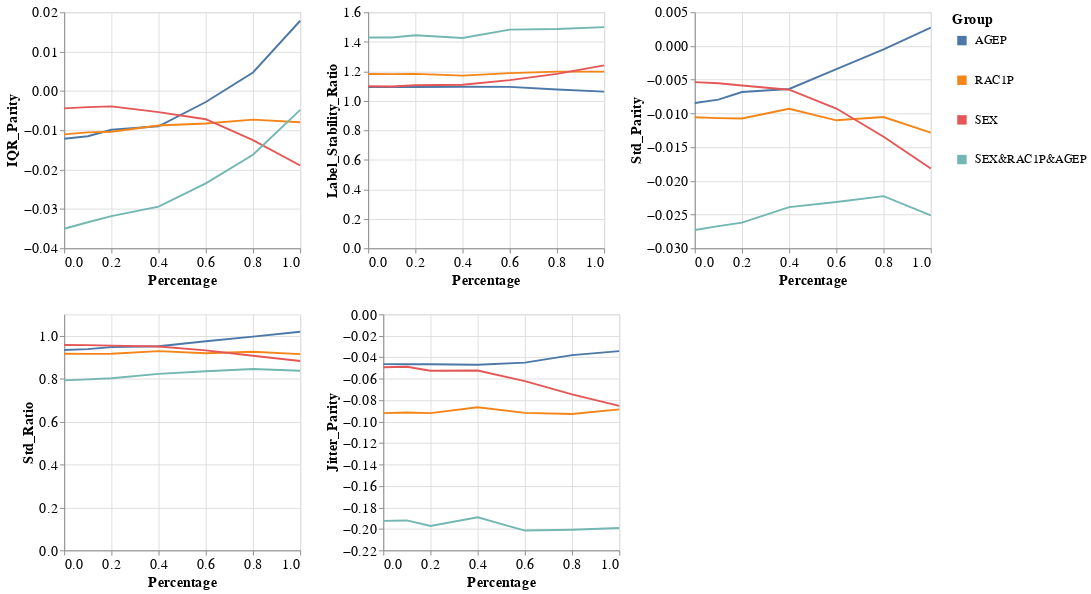

Notebook cell for this chart:
### Markdown cell above
### Group metrics per dataset and model

### Code cell
visualizer.create_groups_grid_pct_lines_plot(model_name=MODEL_NAMES[0],
                                             target_preprocessing_technique=PREPROCESSING_TECHNIQUES[0],
                                             group_metrics_type='variance')

### Figure 1 — Vega-Lite specification as saved in the notebook (floating-point values rounded to 4 significant figures)
{"config": {"view": {"continuousWidth": 400, "continuousHeight": 300}, "axis": {"labelFontSize": 15, "titleFontSize": 15}, "legend": {"labelFontSize": 13, "symbolStrokeWidth": 10, "titleFontSize": 15}}, "vconcat": [{"hconcat": [{"mark": "line", "encoding": {"color": {"field": "Group", "type": "nominal"}, "x": {"field": "Percentage", "type": "quantitative"}, "y": {"field": "Metric_Value", "title": "IQR_Parity", "type": "quantitative"}}, "height": 250, "width": 250}, {"data": {"name": "data-5ef3086dd2d9f90bd23da372da6120f4"}, "mark": "line", "encoding": {"color": {"field": "Group", "type": "nominal"}, "x": {"field": "Percentage", "type": "quantitative"}, "y": {"field": "Metric_Value", "title": "Label_Stability_Ratio", "type": "quantitative"}}, "height": 250, "width": 250}, {"data": {"name": "data-884fbcfad96b63c2077f859258160abf"}, "mark": "line", "encoding": {"color": {"field": "Group", "type": "nominal"}, "x": {"field": "Percentage", "type": "quantitative"}, "y": {"field": "Metric_Value", "title": "Std_Parity", "type": "quantitative"}}, "height": 250, "width": 250}]}, {"hconcat": [{"mark": "line", "encoding": {"color": {"field": "Group", "type": "nominal"}, "x": {"field": "Percentage", "type": "quantitative"}, "y": {"field": "Metric_Value", "title": "Std_Ratio", "type": "quantitative"}}, "height": 250, "width": 250}, {"data": {"name": "data-63a9b66576bee26c0d015ebdc32e145e"}, "mark": "line", "encoding": {"color": {"field": "Group", "type": "nominal"}, "x": {"field": "Percentage", "type": "quantitative"}, "y": {"field": "Metric_Value", "title": "Jitter_Parity", "type": "quantitative"}}, "height": 250, "width": 250}], "data": {"name": "data-42c7d3b0e705a1d96fb1adef1f6ba784"}}], "data": {"name": "data-ee67e9a85585a13be9dfeac679ce5e21"}, "$schema": "https://vega.github.io/schema/vega-lite/v4.17.0.json", "datasets": {"data-ee67e9a85585a13be9dfeac679ce5e21": [{"Model_Name": "DecisionTreeClassifier", "Metric": "IQR_Parity", "Group": "AGEP", "Metric_Value": -0.01214, "Percentage": 0.0}, {"Model_Name": "DecisionTreeClassifier", "Metric": "IQR_Parity", "Group": "RAC1P", "Metric_Value": -0.01104, "Percentage": 0.0}, {"Model_Name": "DecisionTreeClassifier", "Metric": "IQR_Parity", "Group": "SEX", "Metric_Value": -0.004422, "Percentage": 0.0}, {"Model_Name": "DecisionTreeClassifier", "Metric": "IQR_Parity", "Group": "SEX&RAC1P&AGEP", "Metric_Value": -0.03504, "Percentage": 0.0}, {"Model_Name": "DecisionTreeClassifier", "Metric": "IQR_Parity", "Group": "AGEP", "Metric_Value": -0.01151, "Percentage": 0.1}, {"Model_Name": "DecisionTreeClassifier", "Metric": "IQR_Parity", "Group": "RAC1P", "Metric_Value": -0.01053, "Percentage": 0.1}, {"Model_Name": "DecisionTreeClassifier", "Metric": "IQR_Parity", "Group": "SEX", "Metric_Value": -0.004109, "Percentage": 0.1}, {"Model_Name": "DecisionTreeClassifier", "Metric": "IQR_Parity", "Group": "SEX&RAC1P&AGEP", "Metric_Value": -0.03338, "Percentage": 0.1}, {"Model_Name": "DecisionTreeClassifier", "Metric": "IQR_Parity", "Group": "AGEP", "Metric_Value": -0.009859, "Percentage": 0.2}, {"Model_Name": "DecisionTreeClassifier", "Metric": "IQR_Parity", "Group": "RAC1P", "Metric_Value": -0.01038, "Percentage": 0.2}, {"Model_Name": "DecisionTreeClassifier", "Metric": "IQR_Parity", "Group": "SEX", "Metric_Value": -0.003929, "Percentage": 0.2}, {"Model_Name": "DecisionTreeClassifier", "Metric": "IQR_Parity", "Group": "SEX&RAC1P&AGEP", "Metric_Value": -0.03183, "Percentage": 0.2}, {"Model_Name": "DecisionTreeClassifier", "Metric": "IQR_Parity", "Group": "AGEP", "Metric_Value": -0.008993, "Percentage": 0.4}, {"Model_Name": "DecisionTreeClassifier", "Metric": "IQR_Parity", "Group": "RAC1P", "Metric_Value": -0.008801, "Percentage": 0.4}, {"Model_Name": "DecisionTreeClassifier", "Metric": "IQR_Parity", "Group": "SEX", "Metric_Value": -0.005398, "Percentage": 0.4}, {"Model_Name": "DecisionTreeClassifier", "Metric": "IQR_Parity", "Group": "SEX&RAC1P&AGEP", "Metric_Value": -0.02942, "Percentage": 0.4}, {"Model_Name": "DecisionTreeClassifier", "Metric": "IQR_Parity", "Group": "AGEP", "Metric_Value": -0.002824, "Percentage": 0.6}, {"Model_Name": "DecisionTreeClassifier", "Metric": "IQR_Parity", "Group": "RAC1P", "Metric_Value": -0.008287, "Percentage": 0.6}, {"Model_Name": "DecisionTreeClassifier", "Metric": "IQR_Parity", "Group": "SEX", "Metric_Value": -0.00719, "Percentage": 0.6}, {"Model_Name": "DecisionTreeClassifier", "Metric": "IQR_Parity", "Group": "SEX&RAC1P&AGEP", "Metric_Value": -0.02351, "Percentage": 0.6}, {"Model_Name": "DecisionTreeClassifier", "Metric": "IQR_Parity", "Group": "AGEP", "Metric_Value": 0.004692, "Percentage": 0.8}, {"Model_Name": "DecisionTreeClassifier", "Metric": "IQR_Parity", "Group": "RAC1P", "Metric_Value": -0.00729, "Percentage": 0.8}, {"Model_Name": "DecisionTreeClassifier", "Metric": "IQR_Parity", "Group": "SEX", "Metric_Value": -0.01249, "Percentage": 0.8}, {"Model_Name": "DecisionTreeClassifier", "Metric": "IQR_Parity", "Group": "SEX&RAC1P&AGEP", "Metric_Value": -0.01622, "Percentage": 0.8}, {"Model_Name": "DecisionTreeClassifier", "Metric": "IQR_Parity", "Group": "AGEP", "Metric_Value": 0.01784, "Percentage": 1.0}, {"Model_Name": "DecisionTreeClassifier", "Metric": "IQR_Parity", "Group": "RAC1P", "Metric_Value": -0.007966, "Percentage": 1.0}, {"Model_Name": "DecisionTreeClassifier", "Metric": "IQR_Parity", "Group": "SEX", "Metric_Value": -0.01896, "Percentage": 1.0}, {"Model_Name": "DecisionTreeClassifier", "Metric": "IQR_Parity", "Group": "SEX&RAC1P&AGEP", "Metric_Value": -0.004802, "Percentage": 1.0}], "data-5ef3086dd2d9f90bd23da372da6120f4": [{"Model_Name": "DecisionTreeClassifier", "Metric": "Label_Stability_Ratio", "Group": "AGEP", "Metric_Value": 1.092, "Percentage": 0.0}, {"Model_Name": "DecisionTreeClassifier", "Metric": "Label_Stability_Ratio", "Group": "RAC1P", "Metric_Value": 1.182, "Percentage": 0.0}, {"Model_Name": "DecisionTreeClassifier", "Metric": "Label_Stability_Ratio", "Group": "SEX", "Metric_Value": 1.098, "Percentage": 0.0}, {"Model_Name": "DecisionTreeClassifier", "Metric": "Label_Stability_Ratio", "Group": "SEX&RAC1P&AGEP", "Metric_Value": 1.429, "Percentage": 0.0}, {"Model_Name": "DecisionTreeClassifier", "Metric": "Label_Stability_Ratio", "Group": "AGEP", "Metric_Value": 1.094, "Percentage": 0.1}, {"Model_Name": "DecisionTreeClassifier", "Metric": "Label_Stability_Ratio", "Group": "RAC1P", "Metric_Value": 1.181, "Percentage": 0.1}, {"Model_Name": "DecisionTreeClassifier", "Metric": "Label_Stability_Ratio", "Group": "SEX", "Metric_Value": 1.096, "Percentage": 0.1}, {"Model_Name": "DecisionTreeClassifier", "Metric": "Label_Stability_Ratio", "Group": "SEX&RAC1P&AGEP", "Metric_Value": 1.429, "Percentage": 0.1}, {"Model_Name": "DecisionTreeClassifier", "Metric": "Label_Stability_Ratio", "Group": "AGEP", "Metric_Value": 1.093, "Percentage": 0.2}, {"Model_Name": "DecisionTreeClassifier", "Metric": "Label_Stability_Ratio", "Group": "RAC1P", "Metric_Value": 1.182, "Percentage": 0.2}, {"Model_Name": "DecisionTreeClassifier", "Metric": "Label_Stability_Ratio", "Group": "SEX", "Metric_Value": 1.106, "Percentage": 0.2}, {"Model_Name": "DecisionTreeClassifier", "Metric": "Label_Stability_Ratio", "Group": "SEX&RAC1P&AGEP", "Metric_Value": 1.444, "Percentage": 0.2}, {"Model_Name": "DecisionTreeClassifier", "Metric": "Label_Stability_Ratio", "Group": "AGEP", "Metric_Value": 1.095, "Percentage": 0.4}, {"Model_Name": "DecisionTreeClassifier", "Metric": "Label_Stability_Ratio", "Group": "RAC1P", "Metric_Value": 1.17, "Percentage": 0.4}, {"Model_Name": "DecisionTreeClassifier", "Metric": "Label_Stability_Ratio", "Group": "SEX", "Metric_Value": 1.109, "Percentage": 0.4}, {"Model_Name": "DecisionTreeClassifier", "Metric": "Label_Stability_Ratio", "Group": "SEX&RAC1P&AGEP", "Metric_Value": 1.425, "Percentage": 0.4}, {"Model_Name": "DecisionTreeClassifier", "Metric": "Label_Stability_Ratio", "Group": "AGEP", "Metric_Value": 1.094, "Percentage": 0.6}, {"Model_Name": "DecisionTreeClassifier", "Metric": "Label_Stability_Ratio", "Group": "RAC1P", "Metric_Value": 1.187, "Percentage": 0.6}, {"Model_Name": "DecisionTreeClassifier", "Metric": "Label_Stability_Ratio", "Group": "SEX", "Metric_Value": 1.14, "Percentage": 0.6}, {"Model_Name": "DecisionTreeClassifier", "Metric": "Label_Stability_Ratio", "Group": "SEX&RAC1P&AGEP", "Metric_Value": 1.483, "Percentage": 0.6}, {"Model_Name": "DecisionTreeClassifier", "Metric": "Label_Stability_Ratio", "Group": "AGEP", "Metric_Value": 1.076, "Percentage": 0.8}, {"Model_Name": "DecisionTreeClassifier", "Metric": "Label_Stability_Ratio", "Group": "RAC1P", "Metric_Value": 1.198, "Percentage": 0.8}, {"Model_Name": "DecisionTreeClassifier", "Metric": "Label_Stability_Ratio", "Group": "SEX", "Metric_Value": 1.183, "Percentage": 0.8}, {"Model_Name": "DecisionTreeClassifier", "Metric": "Label_Stability_Ratio", "Group": "SEX&RAC1P&AGEP", "Metric_Value": 1.487, "Percentage": 0.8}, {"Model_Name": "DecisionTreeClassifier", "Metric": "Label_Stability_Ratio", "Group": "AGEP", "Metric_Value": 1.062, "Percentage": 1.0}, {"Model_Name": "DecisionTreeClassifier", "Metric": "Label_Stability_Ratio", "Group": "RAC1P", "Metric_Value": 1.197, "Percentage": 1.0}, {"Model_Name": "DecisionTreeClassifier", "Metric": "Label_Stability_Ratio", "Group": "SEX", "Metric_Value": 1.24, "Percentage": 1.0}, {"Model_Name": "DecisionTreeClassifier", "Metric": "Label_Stability_Ratio", "Group": "SEX&RAC1P&AGEP", "Metric_Value": 1.499, "Percentage": 1.0}], "data-884fbcfad96b63c2077f859258160abf": [{"Model_Name": "DecisionTreeClassifier", "Metric": "Std_Parity", "Group": "AGEP", "Metric_Value": -0.008457, "Percentage": 0.0}, {"Model_Name": "DecisionTreeClassifier", "Metric": "Std_Parity", "Group": "RAC1P", "Metric_Value": -0.01057, "Percentage": 0.0}, {"Model_Name": "DecisionTreeClassifier", "Metric": "Std_Parity", "Group": "SEX", "Metric_Value": -0.005365, "Percentage": 0.0}, {"Model_Name": "DecisionTreeClassifier", "Metric": "Std_Parity", "Group": "SEX&RAC1P&AGEP", "Metric_Value": -0.02729, "Percentage": 0.0}, {"Model_Name": "DecisionTreeClassifier", "Metric": "Std_Parity", "Group": "AGEP", "Metric_Value": -0.007966, "Percentage": 0.1}, {"Model_Name": "DecisionTreeClassifier", "Metric": "Std_Parity", "Group": "RAC1P", "Metric_Value": -0.01069, "Percentage": 0.1}, {"Model_Name": "DecisionTreeClassifier", "Metric": "Std_Parity", "Group": "SEX", "Metric_Value": -0.005521, "Percentage": 0.1}, {"Model_Name": "DecisionTreeClassifier", "Metric": "Std_Parity", "Group": "SEX&RAC1P&AGEP", "Metric_Value": -0.02672, "Percentage": 0.1}, {"Model_Name": "DecisionTreeClassifier", "Metric": "Std_Parity", "Group": "AGEP", "Metric_Value": -0.00683, "Percentage": 0.2}, {"Model_Name": "DecisionTreeClassifier", "Metric": "Std_Parity", "Group": "RAC1P", "Metric_Value": -0.01075, "Percentage": 0.2}, {"Model_Name": "DecisionTreeClassifier", "Metric": "Std_Parity", "Group": "SEX", "Metric_Value": -0.005856, "Percentage": 0.2}, {"Model_Name": "DecisionTreeClassifier", "Metric": "Std_Parity", "Group": "SEX&RAC1P&AGEP", "Metric_Value": -0.0262, "Percentage": 0.2}, {"Model_Name": "DecisionTreeClassifier", "Metric": "Std_Parity", "Group": "AGEP", "Metric_Value": -0.006377, "Percentage": 0.4}, {"Model_Name": "DecisionTreeClassifier", "Metric": "Std_Parity", "Group": "RAC1P", "Metric_Value": -0.00931, "Percentage": 0.4}, {"Model_Name": "DecisionTreeClassifier", "Metric": "Std_Parity", "Group": "SEX", "Metric_Value": -0.006489, "Percentage": 0.4}, {"Model_Name": "DecisionTreeClassifier", "Metric": "Std_Parity", "Group": "SEX&RAC1P&AGEP", "Metric_Value": -0.02391, "Percentage": 0.4}, {"Model_Name": "DecisionTreeClassifier", "Metric": "Std_Parity", "Group": "AGEP", "Metric_Value": -0.003419, "Percentage": 0.6}, {"Model_Name": "DecisionTreeClassifier", "Metric": "Std_Parity", "Group": "RAC1P", "Metric_Value": -0.01102, "Percentage": 0.6}, {"Model_Name": "DecisionTreeClassifier", "Metric": "Std_Parity", "Group": "SEX", "Metric_Value": -0.009272, "Percentage": 0.6}, {"Model_Name": "DecisionTreeClassifier", "Metric": "Std_Parity", "Group": "SEX&RAC1P&AGEP", "Metric_Value": -0.02313, "Percentage": 0.6}, {"Model_Name": "DecisionTreeClassifier", "Metric": "Std_Parity", "Group": "AGEP", "Metric_Value": -0.0005001, "Percentage": 0.8}, {"Model_Name": "DecisionTreeClassifier", "Metric": "Std_Parity", "Group": "RAC1P", "Metric_Value": -0.01053, "Percentage": 0.8}, {"Model_Name": "DecisionTreeClassifier", "Metric": "Std_Parity", "Group": "SEX", "Metric_Value": -0.01345, "Percentage": 0.8}, {"Model_Name": "DecisionTreeClassifier", "Metric": "Std_Parity", "Group": "SEX&RAC1P&AGEP", "Metric_Value": -0.02227, "Percentage": 0.8}, {"Model_Name": "DecisionTreeClassifier", "Metric": "Std_Parity", "Group": "AGEP", "Metric_Value": 0.002731, "Percentage": 1.0}, {"Model_Name": "DecisionTreeClassifier", "Metric": "Std_Parity", "Group": "RAC1P", "Metric_Value": -0.01285, "Percentage": 1.0}, {"Model_Name": "DecisionTreeClassifier", "Metric": "Std_Parity", "Group": "SEX", "Metric_Value": -0.01816, "Percentage": 1.0}, {"Model_Name": "DecisionTreeClassifier", "Metric": "Std_Parity", "Group": "SEX&RAC1P&AGEP", "Metric_Value": -0.0251, "Percentage": 1.0}], "data-42c7d3b0e705a1d96fb1adef1f6ba784": [{"Model_Name": "DecisionTreeClassifier", "Metric": "Std_Ratio", "Group": "AGEP", "Metric_Value": 0.9341, "Percentage": 0.0}, {"Model_Name": "DecisionTreeClassifier", "Metric": "Std_Ratio", "Group": "RAC1P", "Metric_Value": 0.9167, "Percentage": 0.0}, {"Model_Name": "DecisionTreeClassifier", "Metric": "Std_Ratio", "Group": "SEX", "Metric_Value": 0.9574, "Percentage": 0.0}, {"Model_Name": "DecisionTreeClassifier", "Metric": "Std_Ratio", "Group": "SEX&RAC1P&AGEP", "Metric_Value": 0.7921, "Percentage": 0.0}, {"Model_Name": "DecisionTreeClassifier", "Metric": "Std_Ratio", "Group": "AGEP", "Metric_Value": 0.938, "Percentage": 0.1}, {"Model_Name": "DecisionTreeClassifier", "Metric": "Std_Ratio", "Group": "RAC1P", "Metric_Value": 0.916, "Percentage": 0.1}, {"Model_Name": "DecisionTreeClassifier", "Metric": "Std_Ratio", "Group": "SEX", "Metric_Value": 0.9563, "Percentage": 0.1}, {"Model_Name": "DecisionTreeClassifier", "Metric": "Std_Ratio", "Group": "SEX&RAC1P&AGEP", "Metric_Value": 0.7967, "Percentage": 0.1}, {"Model_Name": "DecisionTreeClassifier", "Metric": "Std_Ratio", "Group": "AGEP", "Metric_Value": 0.947, "Percentage": 0.2}, {"Model_Name": "DecisionTreeClassifier", "Metric": "Std_Ratio", "Group": "RAC1P", "Metric_Value": 0.9164, "Percentage": 0.2}, {"Model_Name": "DecisionTreeClassifier", "Metric": "Std_Ratio", "Group": "SEX", "Metric_Value": 0.9542, "Percentage": 0.2}, {"Model_Name": "DecisionTreeClassifier", "Metric": "Std_Ratio", "Group": "SEX&RAC1P&AGEP", "Metric_Value": 0.8024, "Percentage": 0.2}, {"Model_Name": "DecisionTreeClassifier", "Metric": "Std_Ratio", "Group": "AGEP", "Metric_Value": 0.9512, "Percentage": 0.4}, {"Model_Name": "DecisionTreeClassifier", "Metric": "Std_Ratio", "Group": "RAC1P", "Metric_Value": 0.9284, "Percentage": 0.4}, {"Model_Name": "DecisionTreeClassifier", "Metric": "Std_Ratio", "Group": "SEX", "Metric_Value": 0.9501, "Percentage": 0.4}, {"Model_Name": "DecisionTreeClassifier", "Metric": "Std_Ratio", "Group": "SEX&RAC1P&AGEP", "Metric_Value": 0.8226, "Percentage": 0.4}, {"Model_Name": "DecisionTreeClassifier", "Metric": "Std_Ratio", "Group": "AGEP", "Metric_Value": 0.9745, "Percentage": 0.6}, {"Model_Name": "DecisionTreeClassifier", "Metric": "Std_Ratio", "Group": "RAC1P", "Metric_Value": 0.919, "Percentage": 0.6}, {"Model_Name": "DecisionTreeClassifier", "Metric": "Std_Ratio", "Group": "SEX", "Metric_Value": 0.9322, "Percentage": 0.6}, {"Model_Name": "DecisionTreeClassifier", "Metric": "Std_Ratio", "Group": "SEX&RAC1P&AGEP", "Metric_Value": 0.8345, "Percentage": 0.6}, {"Model_Name": "DecisionTreeClassifier", "Metric": "Std_Ratio", "Group": "AGEP", "Metric_Value": 0.9964, "Percentage": 0.8}, {"Model_Name": "DecisionTreeClassifier", "Metric": "Std_Ratio", "Group": "RAC1P", "Metric_Value": 0.9257, "Percentage": 0.8}, {"Model_Name": "DecisionTreeClassifier", "Metric": "Std_Ratio", "Group": "SEX", "Metric_Value": 0.907, "Percentage": 0.8}, {"Model_Name": "DecisionTreeClassifier", "Metric": "Std_Ratio", "Group": "SEX&RAC1P&AGEP", "Metric_Value": 0.845, "Percentage": 0.8}, {"Model_Name": "DecisionTreeClassifier", "Metric": "Std_Ratio", "Group": "AGEP", "Metric_Value": 1.019, "Percentage": 1.0}, {"Model_Name": "DecisionTreeClassifier", "Metric": "Std_Ratio", "Group": "RAC1P", "Metric_Value": 0.9144, "Percentage": 1.0}, {"Model_Name": "DecisionTreeClassifier", "Metric": "Std_Ratio", "Group": "SEX", "Metric_Value": 0.8826, "Percentage": 1.0}, {"Model_Name": "DecisionTreeClassifier", "Metric": "Std_Ratio", "Group": "SEX&RAC1P&AGEP", "Metric_Value": 0.8368, "Percentage": 1.0}], "data-63a9b66576bee26c0d015ebdc32e145e": [{"Model_Name": "DecisionTreeClassifier", "Metric": "Jitter_Parity", "Group": "AGEP", "Metric_Value": -0.04636, "Percentage": 0.0}, {"Model_Name": "DecisionTreeClassifier", "Metric": "Jitter_Parity", "Group": "RAC1P", "Metric_Value": -0.09205, "Percentage": 0.0}, {"Model_Name": "DecisionTreeClassifier", "Metric": "Jitter_Parity", "Group": "SEX", "Metric_Value": -0.04934, "Percentage": 0.0}, {"Model_Name": "DecisionTreeClassifier", "Metric": "Jitter_Parity", "Group": "SEX&RAC1P&AGEP", "Metric_Value": -0.1925, "Percentage": 0.0}, {"Model_Name": "DecisionTreeClassifier", "Metric": "Jitter_Parity", "Group": "AGEP", "Metric_Value": -0.04654, "Percentage": 0.1}, {"Model_Name": "DecisionTreeClassifier", "Metric": "Jitter_Parity", "Group": "RAC1P", "Metric_Value": -0.0915, "Percentage": 0.1}, {"Model_Name": "DecisionTreeClassifier", "Metric": "Jitter_Parity", "Group": "SEX", "Metric_Value": -0.0488, "Percentage": 0.1}, {"Model_Name": "DecisionTreeClassifier", "Metric": "Jitter_Parity", "Group": "SEX&RAC1P&AGEP", "Metric_Value": -0.1921, "Percentage": 0.1}, {"Model_Name": "DecisionTreeClassifier", "Metric": "Jitter_Parity", "Group": "AGEP", "Metric_Value": -0.04655, "Percentage": 0.2}, {"Model_Name": "DecisionTreeClassifier", "Metric": "Jitter_Parity", "Group": "RAC1P", "Metric_Value": -0.09209, "Percentage": 0.2}, {"Model_Name": "DecisionTreeClassifier", "Metric": "Jitter_Parity", "Group": "SEX", "Metric_Value": -0.05257, "Percentage": 0.2}, {"Model_Name": "DecisionTreeClassifier", "Metric": "Jitter_Parity", "Group": "SEX&RAC1P&AGEP", "Metric_Value": -0.1972, "Percentage": 0.2}, {"Model_Name": "DecisionTreeClassifier", "Metric": "Jitter_Parity", "Group": "AGEP", "Metric_Value": -0.04693, "Percentage": 0.4}, {"Model_Name": "DecisionTreeClassifier", "Metric": "Jitter_Parity", "Group": "RAC1P", "Metric_Value": -0.08657, "Percentage": 0.4}, {"Model_Name": "DecisionTreeClassifier", "Metric": "Jitter_Parity", "Group": "SEX", "Metric_Value": -0.05233, "Percentage": 0.4}, {"Model_Name": "DecisionTreeClassifier", "Metric": "Jitter_Parity", "Group": "SEX&RAC1P&AGEP", "Metric_Value": -0.1891, "Percentage": 0.4}, {"Model_Name": "DecisionTreeClassifier", "Metric": "Jitter_Parity", "Group": "AGEP", "Metric_Value": -0.04495, "Percentage": 0.6}, {"Model_Name": "DecisionTreeClassifier", "Metric": "Jitter_Parity", "Group": "RAC1P", "Metric_Value": -0.09183, "Percentage": 0.6}, {"Model_Name": "DecisionTreeClassifier", "Metric": "Jitter_Parity", "Group": "SEX", "Metric_Value": -0.0622, "Percentage": 0.6}, {"Model_Name": "DecisionTreeClassifier", "Metric": "Jitter_Parity", "Group": "SEX&RAC1P&AGEP", "Metric_Value": -0.2016, "Percentage": 0.6}, {"Model_Name": "DecisionTreeClassifier", "Metric": "Jitter_Parity", "Group": "AGEP", "Metric_Value": -0.038, "Percentage": 0.8}, {"Model_Name": "DecisionTreeClassifier", "Metric": "Jitter_Parity", "Group": "RAC1P", "Metric_Value": -0.09294, "Percentage": 0.8}, {"Model_Name": "DecisionTreeClassifier", "Metric": "Jitter_Parity", "Group": "SEX", "Metric_Value": -0.07466, "Percentage": 0.8}, {"Model_Name": "DecisionTreeClassifier", "Metric": "Jitter_Parity", "Group": "SEX&RAC1P&AGEP", "Metric_Value": -0.2008, "Percentage": 0.8}, {"Model_Name": "DecisionTreeClassifier", "Metric": "Jitter_Parity", "Group": "AGEP", "Metric_Value": -0.03425, "Percentage": 1.0}, {"Model_Name": "DecisionTreeClassifier", "Metric": "Jitter_Parity", "Group": "RAC1P", "Metric_Value": -0.08856, "Percentage": 1.0}, {"Model_Name": "DecisionTreeClassifier", "Metric": "Jitter_Parity", "Group": "SEX", "Metric_Value": -0.08534, "Percentage": 1.0}, {"Model_Name": "DecisionTreeClassifier", "Metric": "Jitter_Parity", "Group": "SEX&RAC1P&AGEP", "Metric_Value": -0.1992, "Percentage": 1.0}]}}
